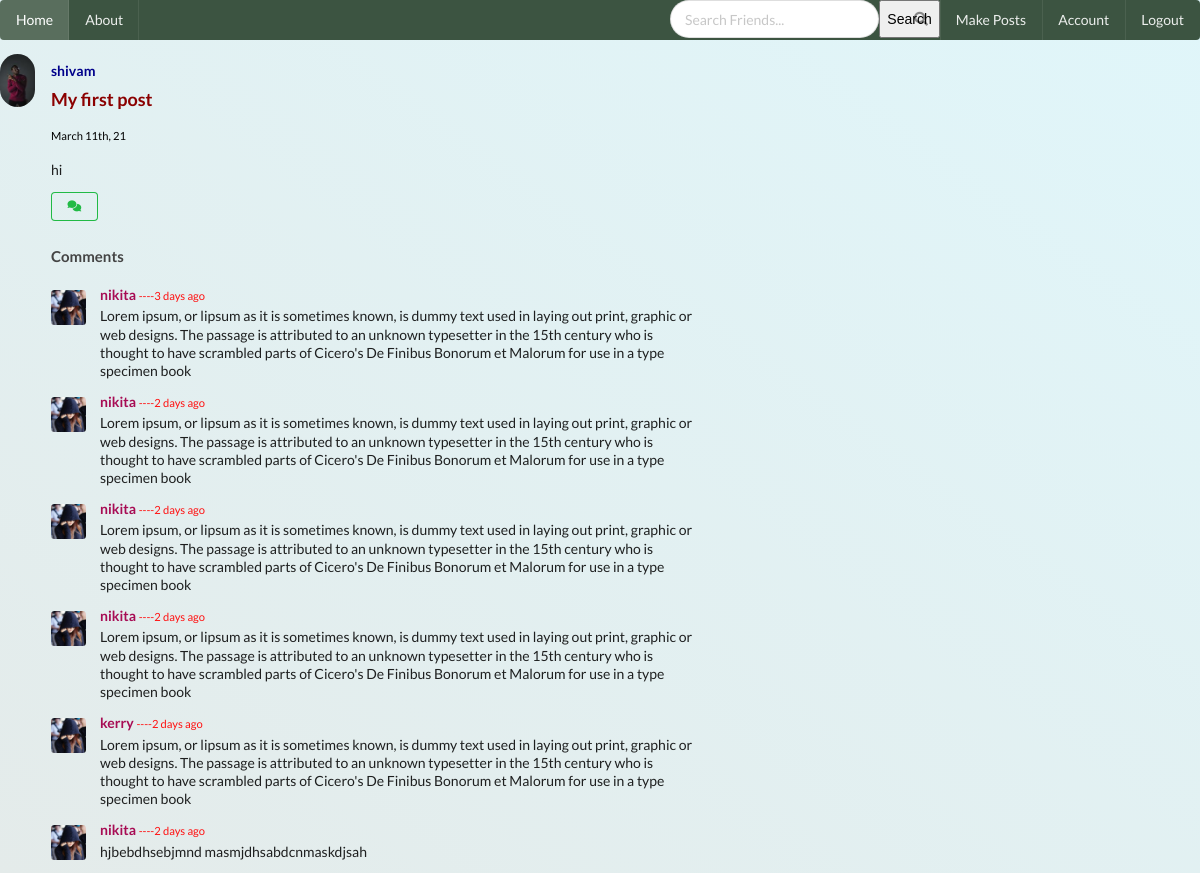
The app's page /post/3 (signed in), older data.
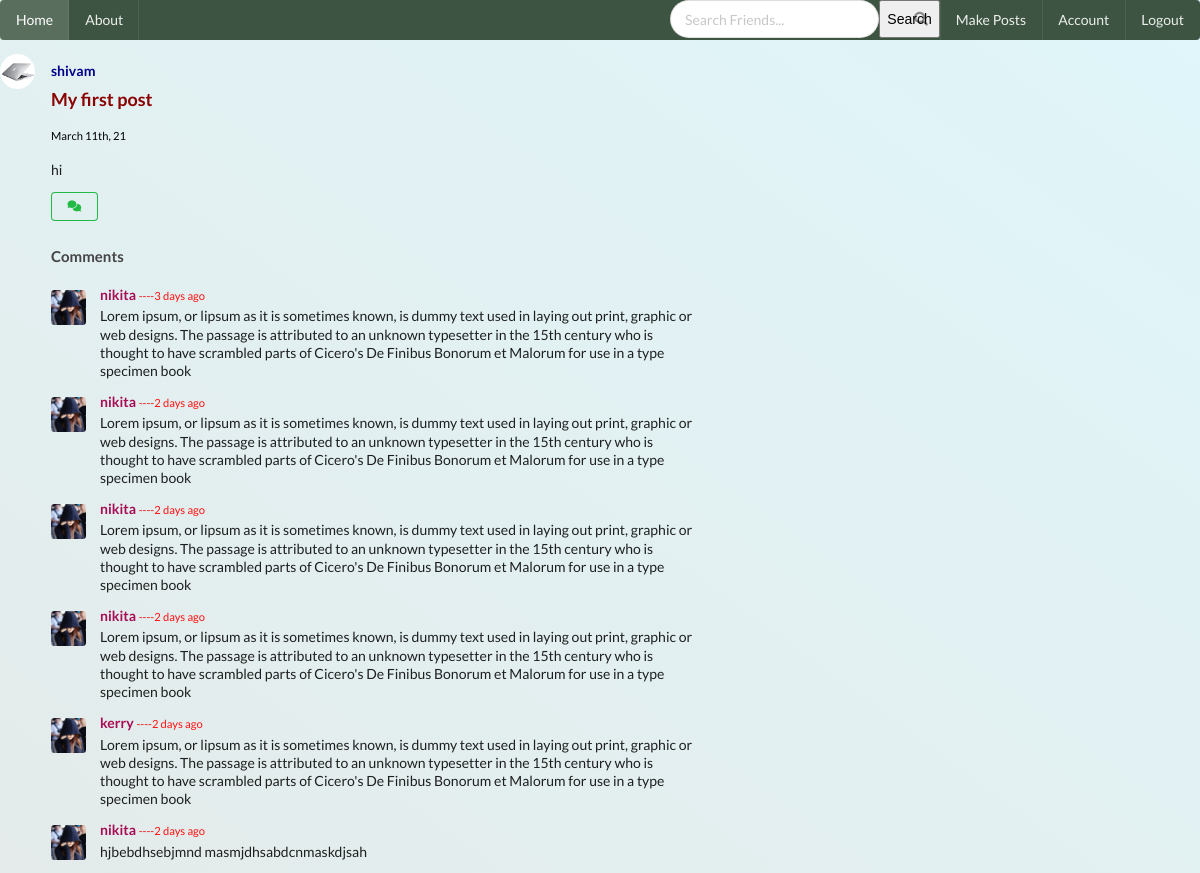
The same page, newer data.
### social_media/models.py (models this page shows, shortened)
class User(db.Model, UserMixin):
    id = db.Column(db.Integer, primary_key = True)
    username = db.Column(db.String(20), nullable = False, unique = True)
    email = db.Column(db.String(50), nullable = False, unique = True)
    image_file =db.Column(db.String(20), nullable = False, default = 'default.jpg')
    password = db.Column(db.String(60), nullable = False)
    posts = db.relationship("Post", backref ='author', lazy = True,cascade="all,delete")
    last_seen = db.Column(db.DateTime, default = datetime.utcnow)
    followed = db.relationship(
        'User', secondary = followers,
        primaryjoin = (followers.c.follower_id == id),
        secondaryjoin = (followers.c.followed_id == id),
        backref = db.backref('followers', lazy ='dynamic'), lazy = 'dynamic')

### social_media/post/routes.py (the view)
@posts.route('/post/<int:post_id>')
@login_required
def post(post_id):
    post = Post.query.get_or_404(post_id)
    return render_template('post.html', title = post.title, post =post)

### social_media/models.py (called while the page is built)
@login_manager.user_loader
def load_user(user_id):
    return User.query.get(int(user_id))

### social_media/templates/post.html (shortened to what this page needs)
{% extends 'base.html' %}
{% block content %}
<div class="ui feed">
    <div class="event" >
      <div class="label">
        <img class="ui small circular image" src="{{ url_for('static', filename = 'profile/' + post.author.image_file) }}">
      </div>
      <div class="content">
        <div class="summary">
          <a class="user" style="color: darkblue;" href="{{ url_for('users.user_posts_info',username = post.author.username ) }}">
            {{ post.author.username }}
          </a>
        </div>
        <div class="extra text">
          <h3><a  href="{{ url_for('posts.post', post_id = post.id) }}" style="color: darkred;">{{ post.title }}</a></h3>
         <p>  <small style="color: black;">{{ moment(post.date_posted).format("MMMM Do, YY") }}</small>
          </p>
         <div class="text">
          {{ post.content }}
         </div>
      {% if post.author == current_user %}
      <div>
          <a class="ui mini positive basic button" href="{{ url_for('posts.post_update',post_id = post.id) }}">Update</a>
          <button class="ui mini negative basic button" href="#" onclick="return renderModal()">Delete</button>
        </div>
        {% else %}
        </div>
  <div>
        <a  style="margin-top: 1%;" class="ui mini positive basic button" href="{{ url_for('comments.post_comment', post_id = post.id) }}" ><i class="fas fa-comments"></i></a>
      </div>
        {% endif %}
        {% if post.comments %}
            <h4>Comments</h4>
            <div class="ui comments">
              {% for comment in post.comments %}
              <div class="comment">
                <a class="avatar">
                  <img src="{{ url_for('static', filename = 'profile/' + 'default.jpg') }}">
                </a>
                <div class="content">
                  <a class="author" href="{{ url_for('users.user_posts_info',username = comment.commented_user ) }}" style="color: rgb(167, 12, 84);">{{ comment.commented_user }}</a>
                 <small style="color: rgb(255, 17, 17);">----{{ moment(comment.timestamp).fromNow() }}</small>
                  <div class="text">
                    {{ comment.body }}
                  </div>
                  </div>
                  {% endfor %}
                  </div>
        {% endif %}
      </div>
{% endblock %}

Row changes from the older to the newer data that the page shows:
changed User "shivam": image_file: a different picture
